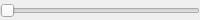
<?xml version="1.0" encoding="UTF-8"?>
<ui version="4.0">
 <class>Z_Slider</class>
 <widget class="QWidget" name="Z_Slider">
  <property name="geometry">
   <rect>
    <x>0</x>
    <y>0</y>
    <width>200</width>
    <height>20</height>
   </rect>
  </property>
  <property name="windowTitle">
   <string>Form</string>
  </property>
  <widget class="QSlider" name="m_slider">
   <property name="geometry">
    <rect>
     <x>0</x>
     <y>0</y>
     <width>200</width>
     <height>22</height>
    </rect>
   </property>
   <property name="orientation">
    <enum>Qt::Horizontal</enum>
   </property>
  </widget>
 </widget>
 <resources/>
 <connections/>
</ui>
